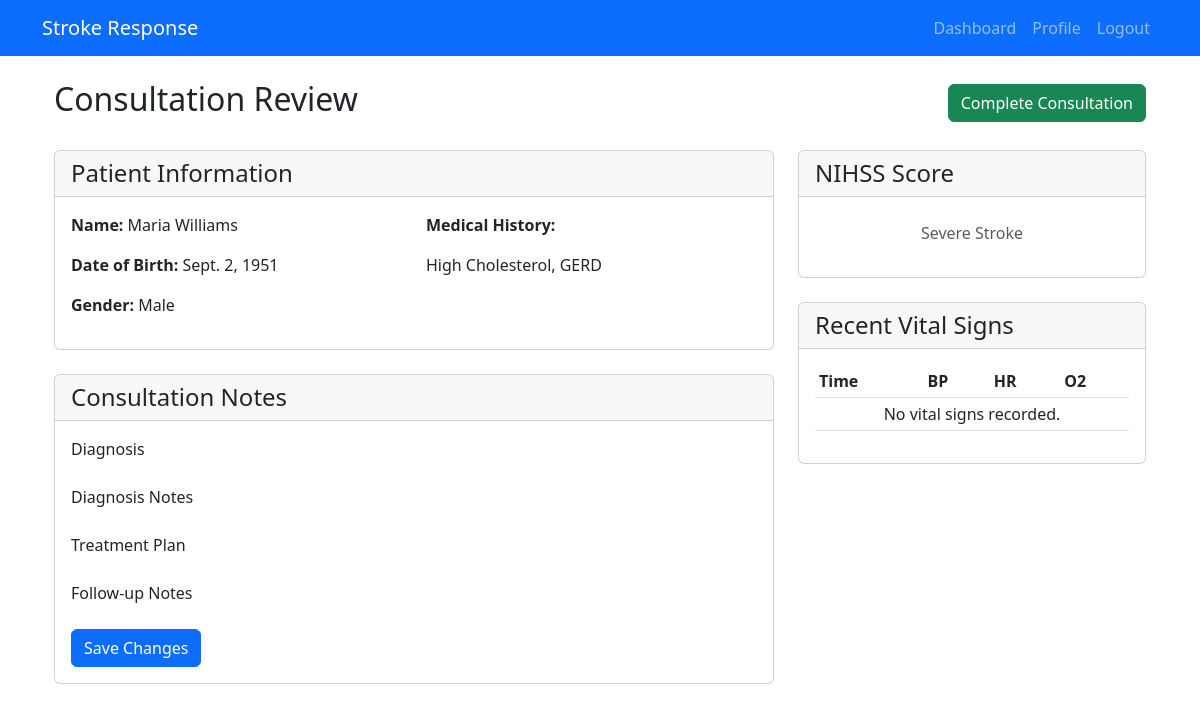
The page /neurologist/consultation/3/ (signed in) on the database its author committed.
### technician/models.py (models this page shows, shortened)
class Patient(models.Model):
    STATUS_CHOICES = [
        ('NEW', 'New'),
        ('SUBMITTED', 'Submitted for Review'),
        ('REVIEWED', 'Under Review'),
        ('DIAGNOSED', 'Diagnosed'),
        ('DISCHARGED', 'Discharged'),
    ]
    GENDER_CHOICES = [
        ('M', 'Male'),
        ('F', 'Female'),
        ('O', 'Other'),
    ]
    first_name = models.CharField(max_length=100)
    last_name = models.CharField(max_length=100)
    date_of_birth = models.DateField()
    gender = models.CharField(max_length=1, choices=GENDER_CHOICES)
    contact_number = models.CharField(max_length=15, blank=True)
    address = models.TextField(blank=True)
    emergency_contact_name = models.CharField(max_length=100, blank=True)
    emergency_contact_number = models.CharField(max_length=15, blank=True)
    medical_history = models.TextField(blank=True)
    current_medications = models.TextField(blank=True)
    allergies = models.TextField(blank=True)
    blood_pressure_systolic = models.IntegerField(validators=[MinValueValidator(0), MaxValueValidator(300)])
    blood_pressure_diastolic = models.IntegerField(validators=[MinValueValidator(0), MaxValueValidator(200)])
    heart_rate = models.IntegerField(validators=[MinValueValidator(0), MaxValueValidator(300)])
    respiratory_rate = models.IntegerField(validators=[MinValueValidator(0), MaxValueValidator(100)])
    temperature = models.DecimalField(max_digits=4, decimal_places=1)
    oxygen_saturation = models.IntegerField(validators=[MinValueValidator(0), MaxValueValidator(100)])
    glasgow_coma_scale = models.IntegerField(validators=[MinValueValidator(3), MaxValueValidator(15)])
    chief_complaint = models.TextField()
    notes = models.TextField(blank=True)
    status = models.CharField(max_length=20, choices=STATUS_CHOICES, default='NEW')
    technician = models.ForeignKey(User, on_delete=models.CASCADE, related_name='patients')
    created_at = models.DateTimeField(auto_now_add=True)
    updated_at = models.DateTimeField(auto_now=True)
    class Meta:
        ordering = ['-created_at']

### neurologist/views.py (the view)
# urls.py: path('consultation/<int:pk>/', views.consultation_detail, name='consultation_detail'),
@login_required
@user_passes_test(is_neurologist)
def consultation_detail(request, pk):
    consultation = get_object_or_404(Consultation, pk=pk)
    context = {
        'consultation': consultation,
        'patient': consultation.patient,
        'title': f'Consultation Details for {consultation.patient.first_name} {consultation.patient.last_name}'
    }
    return render(request, 'neurologist/consultation_detail.html', context)

### neurologist/views.py (called while the page is built)
def is_neurologist(user):
    return user.is_authenticated and hasattr(user, 'userprofile') and user.userprofile.role == 'NEUROLOGIST'

### neurologist/templates/neurologist/consultation_detail.html (shortened to what this page needs)
{% extends 'base.html' %}
{% block content %}
<div class="container">
    <div class="row mb-4">
        <div class="col-md-12">
            <div class="d-flex justify-content-between align-items-center">
                <h2>Consultation Review</h2>
                <div>
                    {% if consultation.status == 'IN_PROGRESS' %}
                        <button type="button" class="btn btn-success" data-bs-toggle="modal" data-bs-target="#completeModal">
                            Complete Consultation
                        </button>
                    {% endif %}
                </div>
            </div>
        </div>
    </div>
    <div class="row">
        <div class="col-md-8">
            <div class="card mb-4">
                <div class="card-header">
                    <h4 class="mb-0">Patient Information</h4>
                </div>
                <div class="card-body">
                    <div class="row">
                        <div class="col-md-6">
                            <p><strong>Name:</strong> {{ patient.first_name }} {{ patient.last_name }}</p>
                            <p><strong>Date of Birth:</strong> {{ patient.date_of_birth }}</p>
                            <p><strong>Gender:</strong> {{ patient.get_gender_display }}</p>
                        </div>
                        <div class="col-md-6">
                            <p><strong>Medical History:</strong></p>
                            <p>{{ patient.medical_history|linebreaks|default:"No medical history recorded." }}</p>
                        </div>
                    </div>
                </div>
            </div>
            <div class="card">
                <div class="card-header">
                    <h4 class="mb-0">Consultation Notes</h4>
                </div>
                <div class="card-body">
                    <form method="post">
                        <div class="mb-3">
                            <label class="form-label">Diagnosis</label>
                        </div>
                        <div class="mb-3">
                            <label class="form-label">Diagnosis Notes</label>
                        </div>
                        <div class="mb-3">
                            <label class="form-label">Treatment Plan</label>
                        </div>
                        <div class="mb-3">
                            <label class="form-label">Follow-up Notes</label>
                        </div>
                        <button type="submit" class="btn btn-primary">Save Changes</button>
                    </form>
                </div>
            </div>
        </div>
        <div class="col-md-4">
            <div class="card mb-4">
                <div class="card-header">
                    <h4 class="mb-0">NIHSS Score</h4>
                </div>
                <div class="card-body text-center">
                    <p class="text-muted">
                        {% if patient.nihss_score <= 4 %}Minor Stroke
                        {% elif patient.nihss_score <= 15 %}Moderate Stroke
                        {% else %}Severe Stroke{% endif %}
                    </p>
                </div>
            </div>
            <div class="card mb-4">
                <div class="card-header">
                    <h4 class="mb-0">Recent Vital Signs</h4>
                </div>
                <div class="card-body">
                    <div class="table-responsive">
                        <table class="table table-sm">
                            <thead>
                                <tr>
                                    <th>Time</th>
                                    <th>BP</th>
                                    <th>HR</th>
                                    <th>O2</th>
                                </tr>
                            </thead>
                            <tbody>
                                {% for log in vital_signs_logs %}
                                <tr>
                                    <td>{{ log.timestamp|date:"H:i" }}</td>
                                    <td>{{ log.blood_pressure_systolic }}/{{ log.blood_pressure_diastolic }}</td>
                                    <td>{{ log.heart_rate }}</td>
                                    <td>{{ log.oxygen_saturation }}%</td>
                                </tr>
                                {% empty %}
                                <tr>
                                    <td colspan="4" class="text-center">No vital signs recorded.</td>
                                </tr>
                                {% endfor %}
                            </tbody>
                        </table>
                    </div>
                </div>
            </div>
        </div>
    </div>
</div>
{% endblock %}

### rows shown on the page
Patient: first_name "Maria", last_name "Williams", date_of_birth "Sept. 2, 1951", gender "Male", medical_history "High Cholesterol, GERD"
